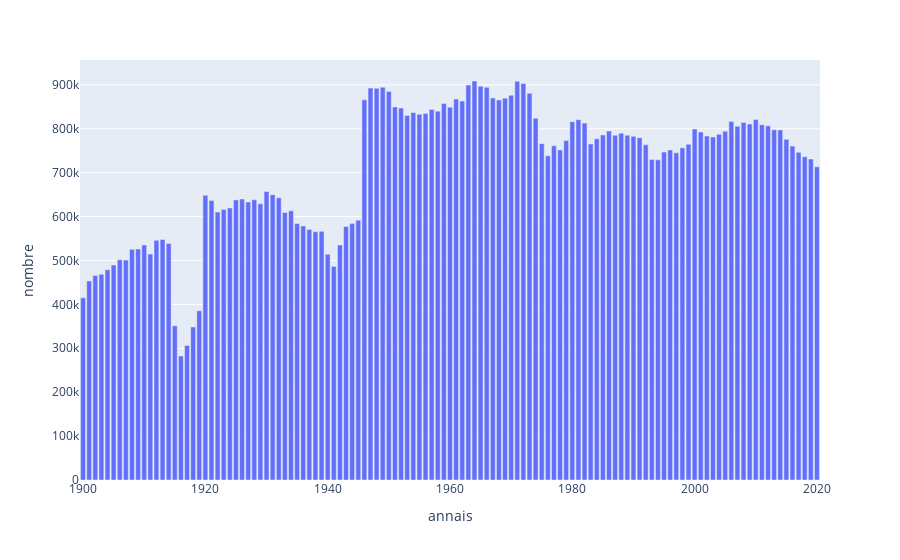

The notebook cell this image was saved under:
### Code cell
px.bar(df_total_nais_annees, y='nombre')
